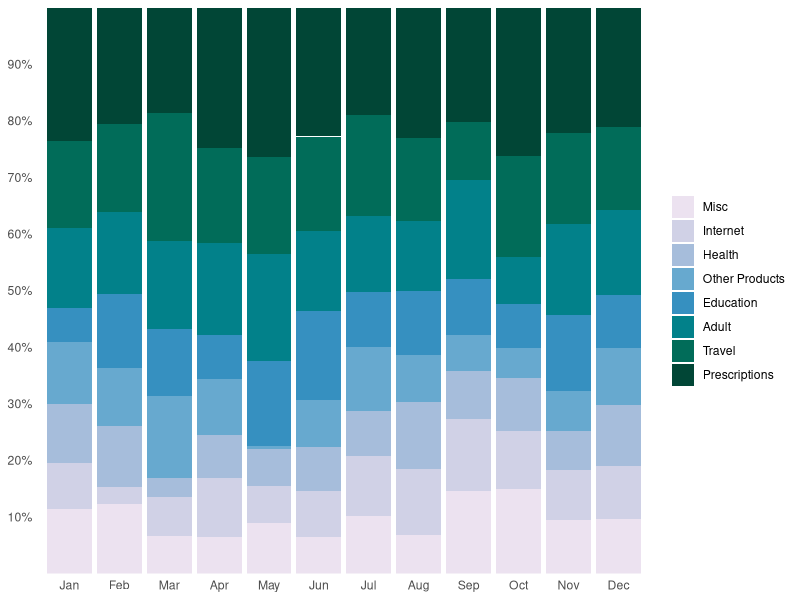

R code for this plot:
# figure 2.1

library(ggplot2)
library(scales)
library(RColorBrewer)

getMonth <- function() {
  basep <- c(.22, .16, .14, .12, .10, .08, .08, .10)
  adj <- round(rnorm(8, sd=.03), 3)
  single.month <- basep + adj
  single.adj <- (1-sum(single.month))/8
  single.month <- single.month + single.adj
  if (length(which(single.month<0))) {
    single.month <- getMonth()
  }
  single.month
}
labels <- c("Prescriptions", "Travel", "Adult", "Education", "Other Products", 
            "Health", "Internet", "Misc")
month <- c("Jan", "Feb", "Mar", "Apr", "May", "Jun", 
           "Jul", "Aug", "Sep", "Oct", "Nov", "Dec")
foo <- replicate(12, getMonth(), simplify="vector")
spam <- data.frame(p=as.vector(foo), month=rep(month, each=8), type=rep(labels, 12))
spam$month <- factor(spam$month, levels=month, ordered=T)
spam$type <- factor(spam$type, levels=labels, ordered=T)

#colours <- brewer.pal(8, "RdBu")
colours <- rev(brewer.pal(9, "PuBuGn")[-1])

gg <- ggplot(spam, aes(month, p, fill=type)) + 
  geom_bar(stat="identity") + scale_fill_manual(values = colours) +
  scale_y_continuous(labels = percent_format(), expand=c(0,0), breaks=seq(.1, .9, by=.1)) +
  theme_bw() + guides(fill = guide_legend(reverse=TRUE)) +
  theme(
    legend.background = element_blank(),
    legend.key        = element_blank(),
    legend.title       = element_blank(),
    panel.background  = element_blank(),
    panel.border      = element_blank(),
    strip.background  = element_blank(),
#    plot.background   = element_blank(),
    axis.line         = element_blank(),
    axis.line.x      = element_blank(),
#    axis.title.x      = element_blank(),
    axis.title  = element_blank(),
    axis.ticks = element_blank(),
#    axis.text.x      = element_blank(),
    panel.grid = element_blank())

print(gg)